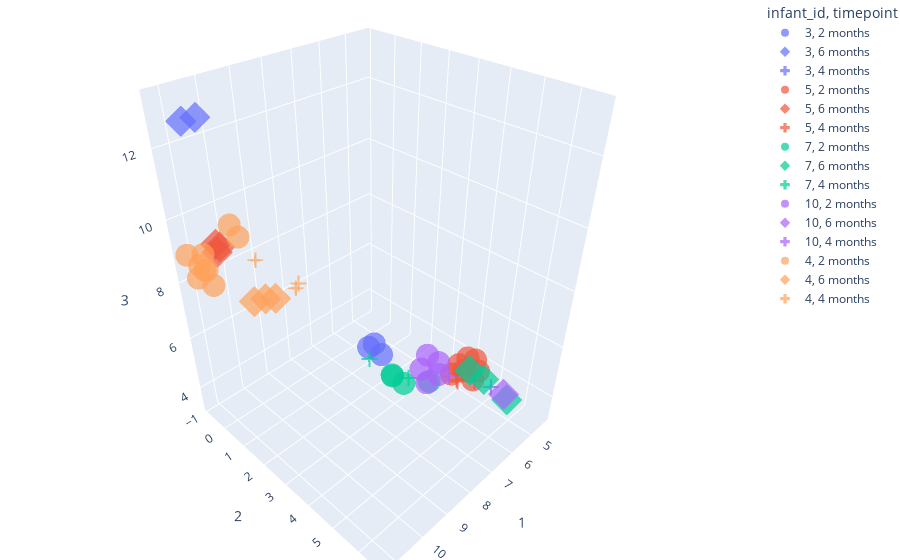

Notebook code for this chart:
### Markdown cell above
### Infant + timepoint clustering

### Code cell
fig = px.scatter_3d(umap_braycurtis_metadata_246_merged,
                    x=1,
                    y=2,
                    z=3,
                    color='infant_id',
                    symbol='timepoint',
                    symbol_map={
                    "2 months": "circle",
                    "4 months": "cross",
                    "6 months": "diamond"},
                    opacity=0.7)

fig.update_layout(margin=dict(l=0, r=0, b=0, t=0))
fig.show()

### Figure 1 — Plotly figure (JSON) as saved in the notebook; plotly's stock layout.template omitted (floating-point values rounded to 4 significant figures)
{"data": [{"hovertemplate": "infant_id=3<br>timepoint=2 months<br>1=%{x}<br>2=%{y}<br>3=%{z}<extra></extra>", "legendgroup": "3, 2 months", "marker": {"color": "#636efa", "opacity": 0.7, "symbol": "circle"}, "mode": "markers", "name": "3, 2 months", "scene": "scene", "showlegend": true, "type": "scatter3d", "x": [8.691, 8.669, 8.67], "y": [3.532, 3.998, 3.727], "z": [6.785, 6.8, 7.014]}, {"hovertemplate": "infant_id=3<br>timepoint=6 months<br>1=%{x}<br>2=%{y}<br>3=%{z}<extra></extra>", "legendgroup": "3, 6 months", "marker": {"color": "#636efa", "opacity": 0.7, "symbol": "diamond"}, "mode": "markers", "name": "3, 6 months", "scene": "scene", "showlegend": true, "type": "scatter3d", "x": [11.12, 11.1], "y": [-0.09954, 0.541], "z": [12.89, 13.16]}, {"hovertemplate": "infant_id=3<br>timepoint=4 months<br>1=%{x}<br>2=%{y}<br>3=%{z}<extra></extra>", "legendgroup": "3, 4 months", "marker": {"color": "#636efa", "opacity": 0.7, "symbol": "cross"}, "mode": "markers", "name": "3, 4 months", "scene": "scene", "showlegend": true, "type": "scatter3d", "x": [7.289, 7.483], "y": [6.634, 6.245], "z": [6.466, 6.539]}, {"hovertemplate": "infant_id=5<br>timepoint=2 months<br>1=%{x}<br>2=%{y}<br>3=%{z}<extra></extra>", "legendgroup": "5, 2 months", "marker": {"color": "#EF553B", "opacity": 0.7, "symbol": "circle"}, "mode": "markers", "name": "5, 2 months", "scene": "scene", "showlegend": true, "type": "scatter3d", "x": [4.601, 4.968, 4.391, 4.606, 4.308, 4.906, 4.39], "y": [3.839, 4.492, 4.288, 3.636, 4.068, 3.583, 3.817], "z": [3.461, 3.714, 3.58, 3.583, 3.876, 3.325, 3.86]}, {"hovertemplate": "infant_id=5<br>timepoint=6 months<br>1=%{x}<br>2=%{y}<br>3=%{z}<extra></extra>", "legendgroup": "5, 6 months", "marker": {"color": "#EF553B", "opacity": 0.7, "symbol": "diamond"}, "mode": "markers", "name": "5, 6 months", "scene": "scene", "showlegend": true, "type": "scatter3d", "x": [10.66, 10.48, 10.58], "y": [-0.218, -0.5609, -0.1803], "z": [9.045, 9.064, 9.199]}, {"hovertemplate": "infant_id=5<br>timepoint=4 months<br>1=%{x}<br>2=%{y}<br>3=%{z}<extra></extra>", "legendgroup": "5, 4 months", "marker": {"color": "#EF553B", "opacity": 0.7, "symbol": "cross"}, "mode": "markers", "name": "5, 4 months", "scene": "scene", "showlegend": true, "type": "scatter3d", "x": [5.042, 5.448, 5.434], "y": [3.909, 4.253, 4.159], "z": [3.387, 3.804, 4.048]}, {"hovertemplate": "infant_id=7<br>timepoint=2 months<br>1=%{x}<br>2=%{y}<br>3=%{z}<extra></extra>", "legendgroup": "7, 2 months", "marker": {"color": "#00cc96", "opacity": 0.7, "symbol": "circle"}, "mode": "markers", "name": "7, 2 months", "scene": "scene", "showlegend": true, "type": "scatter3d", "x": [7.537, 7.696, 6.808, 7.472], "y": [3.822, 3.508, 4.19, 3.288], "z": [4.853, 5.049, 4.69, 4.795]}, {"hovertemplate": "infant_id=7<br>timepoint=6 months<br>1=%{x}<br>2=%{y}<br>3=%{z}<extra></extra>", "legendgroup": "7, 6 months", "marker": {"color": "#00cc96", "opacity": 0.7, "symbol": "diamond"}, "mode": "markers", "name": "7, 6 months", "scene": "scene", "showlegend": true, "type": "scatter3d", "x": [6.178, 4.971, 4.693], "y": [6.514, 4.346, 4.729], "z": [5.123, 4.031, 3.706]}, {"hovertemplate": "infant_id=7<br>timepoint=4 months<br>1=%{x}<br>2=%{y}<br>3=%{z}<extra></extra>", "legendgroup": "7, 4 months", "marker": {"color": "#00cc96", "opacity": 0.7, "symbol": "cross"}, "mode": "markers", "name": "7, 4 months", "scene": "scene", "showlegend": true, "type": "scatter3d", "x": [7.088, 8.393], "y": [3.617, 3.256], "z": [4.632, 5.999]}, {"hovertemplate": "infant_id=10<br>timepoint=2 months<br>1=%{x}<br>2=%{y}<br>3=%{z}<extra></extra>", "legendgroup": "10, 2 months", "marker": {"color": "#ab63fa", "opacity": 0.7, "symbol": "circle"}, "mode": "markers", "name": "10, 2 months", "scene": "scene", "showlegend": true, "type": "scatter3d", "x": [8.514, 8.71, 8.353, 8.412, 8.18], "y": [5.268, 5.641, 5.322, 5.746, 5.589], "z": [7.004, 6.912, 7.412, 7.47, 6.809]}, {"hovertemplate": "infant_id=10<br>timepoint=6 months<br>1=%{x}<br>2=%{y}<br>3=%{z}<extra></extra>", "legendgroup": "10, 6 months", "marker": {"color": "#ab63fa", "opacity": 0.7, "symbol": "diamond"}, "mode": "markers", "name": "10, 6 months", "scene": "scene", "showlegend": true, "type": "scatter3d", "x": [6.411], "y": [6.531], "z": [5.516]}, {"hovertemplate": "infant_id=10<br>timepoint=4 months<br>1=%{x}<br>2=%{y}<br>3=%{z}<extra></extra>", "legendgroup": "10, 4 months", "marker": {"color": "#ab63fa", "opacity": 0.7, "symbol": "cross"}, "mode": "markers", "name": "10, 4 months", "scene": "scene", "showlegend": true, "type": "scatter3d", "x": [8.05], "y": [5.837], "z": [6.82]}, {"hovertemplate": "infant_id=4<br>timepoint=2 months<br>1=%{x}<br>2=%{y}<br>3=%{z}<extra></extra>", "legendgroup": "4, 2 months", "marker": {"color": "#FFA15A", "opacity": 0.7, "symbol": "circle"}, "mode": "markers", "name": "4, 2 months", "scene": "scene", "showlegend": true, "type": "scatter3d", "x": [11.26, 11.1, 10.78, 11.01, 11.0, 10.84, 9.981, 10.17, 11.22], "y": [-0.363, -0.1224, -0.8019, -0.05844, -0.6821, -0.7333, -0.2023, -0.2446, -0.8607], "z": [8.422, 8.72, 8.751, 8.211, 8.564, 8.299, 9.228, 9.667, 8.909]}, {"hovertemplate": "infant_id=4<br>timepoint=6 months<br>1=%{x}<br>2=%{y}<br>3=%{z}<extra></extra>", "legendgroup": "4, 6 months", "marker": {"color": "#FFA15A", "opacity": 0.7, "symbol": "diamond"}, "mode": "markers", "name": "4, 6 months", "scene": "scene", "showlegend": true, "type": "scatter3d", "x": [10.07, 9.841, 9.748], "y": [0.3513, 0.5879, 0.9383], "z": [7.376, 7.478, 7.634]}, {"hovertemplate": "infant_id=4<br>timepoint=4 months<br>1=%{x}<br>2=%{y}<br>3=%{z}<extra></extra>", "legendgroup": "4, 4 months", "marker": {"color": "#FFA15A", "opacity": 0.7, "symbol": "cross"}, "mode": "markers", "name": "4, 4 months", "scene": "scene", "showlegend": true, "type": "scatter3d", "x": [8.92, 8.849, 9.706], "y": [0.7922, 0.8468, 0.09379], "z": [7.48, 7.638, 8.485]}], "layout": {"legend": {"title": {"text": "infant_id, timepoint"}, "tracegroupgap": 0}, "margin": {"b": 0, "l": 0, "r": 0, "t": 0}, "scene": {"domain": {"x": [0, 1], "y": [0, 1]}, "xaxis": {"title": {"text": "1"}}, "yaxis": {"title": {"text": "2"}}, "zaxis": {"title": {"text": "3"}}}}}
